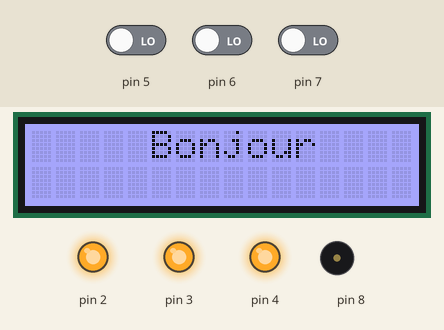
Bench run of a sketch on a simulated Arduino Uno, built with avr-gcc and run on an emulated ATmega328P. Parts: 16×2 character LCD, output pins drawn as LEDs (lit = HIGH), buzzer (waves = sounding). Inputs (shaded band) come from the test bench; at power-on: pin 5 LOW, pin 6 LOW, pin 7 LOW.

Above: at 3.1 s.
At 8.2 s:
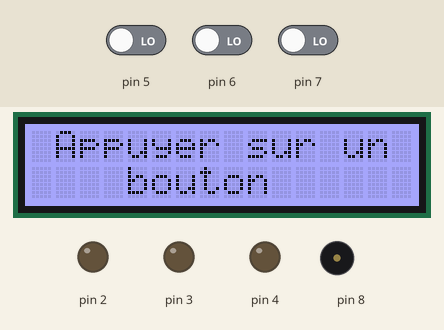
8.3 s: pin 5 driven HIGH
At 9.6 s:
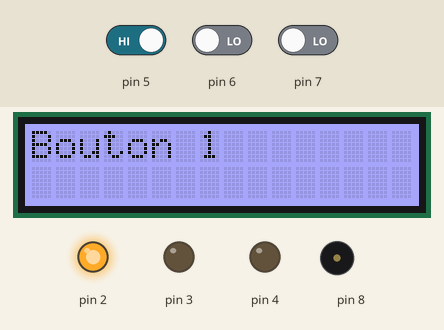
11.3 s: pin 5 driven LOW and pin 6 driven HIGH
14.3 s: pin 5 driven HIGH
At 20.1 s:
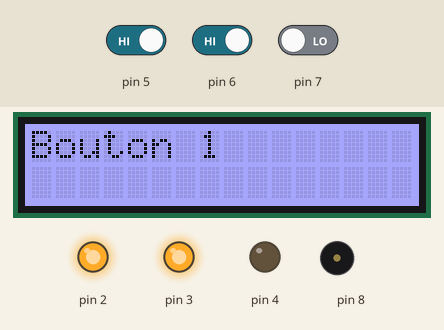
Timing chart, 0 to 23.3 s (numbered marks = the images above; inputs shaded):
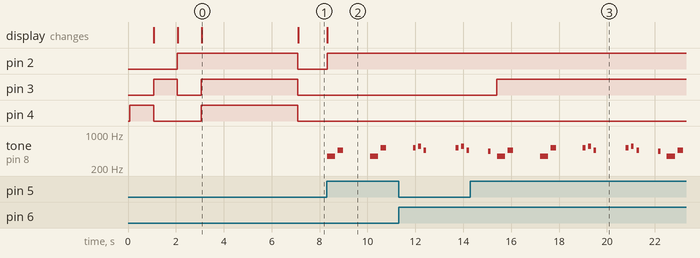

The sketch:

prog_princ.ino
```cpp
#include <Wire.h>
#include "rgb_lcd.h"
#include "pitches.h"

rgb_lcd lcd;

const int colorR = 140;
const int colorG =140;
const int colorB = 255;
int notes[] = {31, 294, 330};
int melody[] = {
  NOTE_C3, 0, NOTE_G3, 0,NOTE_G3, NOTE_F3, NOTE_G3, 0, NOTE_F3, NOTE_DS3, NOTE_F3, 0, NOTE_F3, NOTE_DS3, NOTE_D3, NOTE_DS3};

int melody_2[] = {
  NOTE_AS3, NOTE_C4, NOTE_CS4,0, NOTE_C4, NOTE_AS3, NOTE_C4, NOTE_CS4, NOTE_DS4, NOTE_C4, NOTE_CS4, NOTE_C4, NOTE_AS3,0,0,0, NOTE_CS4, NOTE_DS4, NOTE_F4,0, NOTE_DS4, NOTE_CS4, NOTE_DS4, NOTE_F4, NOTE_FS4, NOTE_F4,0,0,0,0,0,0,NOTE_F4 ,NOTE_GS4, NOTE_AS4,0, NOTE_GS4, NOTE_FS4, NOTE_F4, NOTE_DS4, NOTE_F4, NOTE_FS4, NOTE_GS4,0, NOTE_CS4,0, NOTE_AS3,0, NOTE_AS3, NOTE_C4, NOTE_CS4,0, NOTE_C4, NOTE_AS3, NOTE_DS4, NOTE_CS4, NOTE_C4, NOTE_AS3 };

int melody_3[] = {
  NOTE_F4, NOTE_F4, NOTE_F4,0, NOTE_AS4, NOTE_AS4,0,0,0,0,0,0,0,0,0,0, NOTE_F4, NOTE_F4, NOTE_F4,0, NOTE_C5, NOTE_C5,0,0,0,0,0,0,0,0,0,0, NOTE_C5,0, NOTE_CS5,0, NOTE_AS4,0,0,0,0,0,0,0,0,0,0,0 ,NOTE_C5,0,NOTE_CS5,0 ,NOTE_AS4,0,0,0,0,0,0,0,NOTE_A4 };
  int noteDurations[] = {
  4,4,4,4,4,4,4,4,4,4,4,4,2,8,4,4,4,4,4,4,4,4,4,4,4,1,16,4,4,4,4,4,4,4,2,8,4,4,4,4,4,4,2,8,2,8,2,8,4,4,2,8,4,4,4,4,4,1};


void setup() {
  pinMode(2,OUTPUT);
  pinMode(3,OUTPUT);
  pinMode(4,OUTPUT);
  pinMode(5,INPUT);
  pinMode(6,INPUT);
  pinMode(7,INPUT);
  pinMode(8,OUTPUT);

  lcd.begin(16, 2);
  lcd.setRGB(colorR, colorG, colorB);
  digitalWrite(4,HIGH);
  lcd.setCursor(5,0);
  lcd.print(".");
  delay(1000);
  digitalWrite(4,LOW);
  digitalWrite(3,HIGH);
  lcd.print(".");
  delay(1000);
  digitalWrite(3,LOW);
  digitalWrite(2,HIGH);
  lcd.print(".");
  delay(1000);
  digitalWrite(4,HIGH);
  digitalWrite(3,HIGH);
  lcd.clear();
  lcd.setCursor(5,0);
  lcd.print("Bonjour");
  delay(4000);
}

void loop() {

  lcd.clear();
//Si le bouton 5 est appuyé en premier
  if (digitalRead(5)==HIGH)
  {
    digitalWrite(2,HIGH);
    if(digitalRead(6)==HIGH)
    {
      digitalWrite(3,HIGH);
      if(digitalRead(7)==HIGH)
      {
        digitalWrite(4,HIGH);
      }
      else
      {
        digitalWrite(4,LOW);
      }
    }
    else if(digitalRead(7)==HIGH)
    {
      digitalWrite(3,LOW);
      digitalWrite(4,HIGH);
    }
    else
    {
      digitalWrite(3,LOW);
      digitalWrite(4,LOW);
    }
    lcd.print("Bouton 1");
  for (int thisNote = 0; thisNote < 61; thisNote++) { // thisNote de 0 à 7

    // pour calculer la durée de la note, on divise 1 seconde par le type de la note
    //ainsi noire = 1000 / 4 sec, croche = 1000/8 sec, etc...
   // int noteDuration = 1000/noteDurations[thisNote];
   int noteDuration = 1000/8;

    // joue la note sur la broche 8 pendant la durée voulue
    tone(8, melody_3[thisNote],noteDuration);

    // pour distinguer les notes, laisser une pause entre elles
    // la durée de la note + 30% fonctionne bien :
    int pauseBetweenNotes = noteDuration * 0.90;
    delay(pauseBetweenNotes); // delai entre les notes

    // stoppe la production de son sur la broche 8 :
    noTone(8);
  }
    delay(250);
  }

//Si le bouton 6 est appuyé en premier
  else if(digitalRead(6)==HIGH)
  {
    digitalWrite(3,HIGH);
    digitalWrite(2,LOW);
    digitalWrite(4,LOW);
    lcd.print("Bouton 2");
  for (int thisNote = 0; thisNote < 58; thisNote++) { // thisNote de 0 à 7

    // pour calculer la durée de la note, on divise 1 seconde par le type de la note
    //ainsi noire = 1000 / 4 sec, croche = 1000/8 sec, etc...
   // int noteDuration = 1000/noteDurations[thisNote];
   int noteDuration = 1000/4;

    // joue la note sur la broche 8 pendant la durée voulue
    tone(8, melody_2[thisNote],noteDuration);

    // pour distinguer les notes, laisser une pause entre elles
    // la durée de la note + 30% fonctionne bien :
    int pauseBetweenNotes = noteDuration * 1.15;
    delay(pauseBetweenNotes); // delai entre les notes

    // stoppe la production de son sur la broche 8 :
    noTone(8);
  }
    delay(100);
  }
  else if(digitalRead(7)==HIGH)
  {
    digitalWrite(3,LOW);
    digitalWrite(2,LOW);
    digitalWrite(4,HIGH);
    lcd.print("Bouton 3");
  for (int thisNote = 0; thisNote < 16; thisNote++) { // thisNote de 0 à 7

    // pour calculer la durée de la note, on divise 1 seconde par le type de la note
    //ainsi noire = 1000 / 4 sec, croche = 1000/8 sec, etc...
   // int noteDuration = 1000/noteDurations[thisNote];
   int noteDuration = 1000/4;

    // joue la note sur la broche 8 pendant la durée voulue
    tone(8, melody[thisNote],noteDuration);

    // pour distinguer les notes, laisser une pause entre elles
    // la durée de la note + 30% fonctionne bien :
    int pauseBetweenNotes = noteDuration * 1.30;
    delay(pauseBetweenNotes); // delai entre les notes

    // stoppe la production de son sur la broche 8 :
    noTone(8);
  }
    delay(100);
  }
  else
  {
    digitalWrite(3,LOW);
    digitalWrite(2,LOW);
    digitalWrite(4,LOW);
    lcd.setCursor(1,0);
    lcd.print("Appuyer sur un");
    lcd.setCursor(4,1);
    lcd.print("bouton");
    delay(100);
  }


}
```

pitches.h
```cpp
//*************************************************
//**  DEFINE MUSIC NOTES
//*************************************************
#define NOTE_B0  31
#define NOTE_C1  33
#define NOTE_CS1 35
#define NOTE_D1  37
#define NOTE_DS1 39
#define NOTE_E1  41
#define NOTE_F1  44
#define NOTE_FS1 46
#define NOTE_G1  49
#define NOTE_GS1 52
#define NOTE_A1  55
#define NOTE_AS1 58
#define NOTE_B1  62
#define NOTE_C2  65
#define NOTE_CS2 69
#define NOTE_D2  73
#define NOTE_DS2 78
#define NOTE_E2  82
#define NOTE_F2  87
#define NOTE_FS2 93
#define NOTE_G2  98
#define NOTE_GS2 104
#define NOTE_A2  110
#define NOTE_AS2 117
#define NOTE_B2  123
#define NOTE_C3  131
#define NOTE_CS3 139
#define NOTE_D3  147
#define NOTE_DS3 156
#define NOTE_E3  165
#define NOTE_F3  175
#define NOTE_FS3 185
#define NOTE_G3  196
#define NOTE_GS3 208
#define NOTE_A3  220
#define NOTE_AS3 233
#define NOTE_B3  247
#define NOTE_C4  262
#define NOTE_CS4 277
#define NOTE_D4  294
#define NOTE_DS4 311
#define NOTE_E4  330
#define NOTE_F4  349
#define NOTE_FS4 370
#define NOTE_G4  392
#define NOTE_GS4 415
#define NOTE_A4  440
#define NOTE_AS4 466
#define NOTE_B4  494
#define NOTE_C5  523
#define NOTE_CS5 554
#define NOTE_D5  587
#define NOTE_DS5 622
#define NOTE_E5  659
#define NOTE_F5  698
#define NOTE_FS5 740
#define NOTE_G5  784
#define NOTE_GS5 831
#define NOTE_A5  880
#define NOTE_AS5 932
#define NOTE_B5  988
#define NOTE_C6  1047
#define NOTE_CS6 1109
#define NOTE_D6  1175
#define NOTE_DS6 1245
#define NOTE_E6  1319
#define NOTE_F6  1397
#define NOTE_FS6 1480
#define NOTE_G6  1568
#define NOTE_GS6 1661
#define NOTE_A6  1760
#define NOTE_AS6 1865
#define NOTE_B6  1976
#define NOTE_C7  2093
#define NOTE_CS7 2217
#define NOTE_D7  2349
#define NOTE_DS7 2489
#define NOTE_E7  2637
#define NOTE_F7  2794
#define NOTE_FS7 2960
#define NOTE_G7  3136
#define NOTE_GS7 3322
#define NOTE_A7  3520
#define NOTE_AS7 3729
#define NOTE_B7  3951
#define NOTE_C8  4186
#define NOTE_CS8 4435
#define NOTE_D8  4699
#define NOTE_DS8 4978
```

Measured:
- after the input at 8.3 s, pin 2: LOW → HIGH at once; tone on pin 8: plays 349 Hz for 0.34 s, 466 Hz for 0.22 s, 349 Hz for 0.34 s, 523 Hz for 0.22 s, starting at once; the display: changes at once (image 2)
- after the input at 14.3 s, pin 2: stays HIGH (without the input it goes to LOW after 1.1 s)
- what the display in image 0 shows lasts 4.0 s, from 3.1 s to 7.1 s
